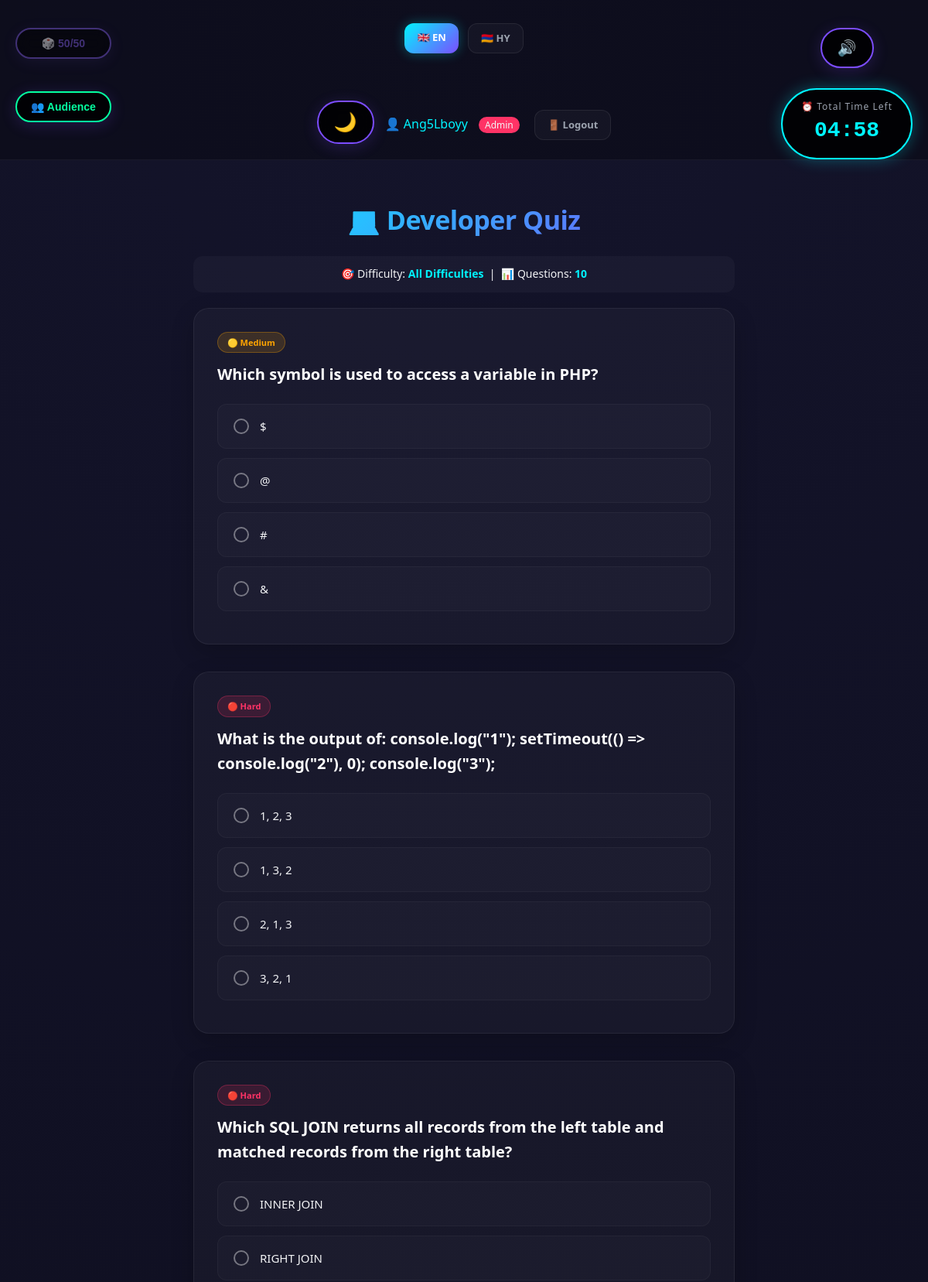
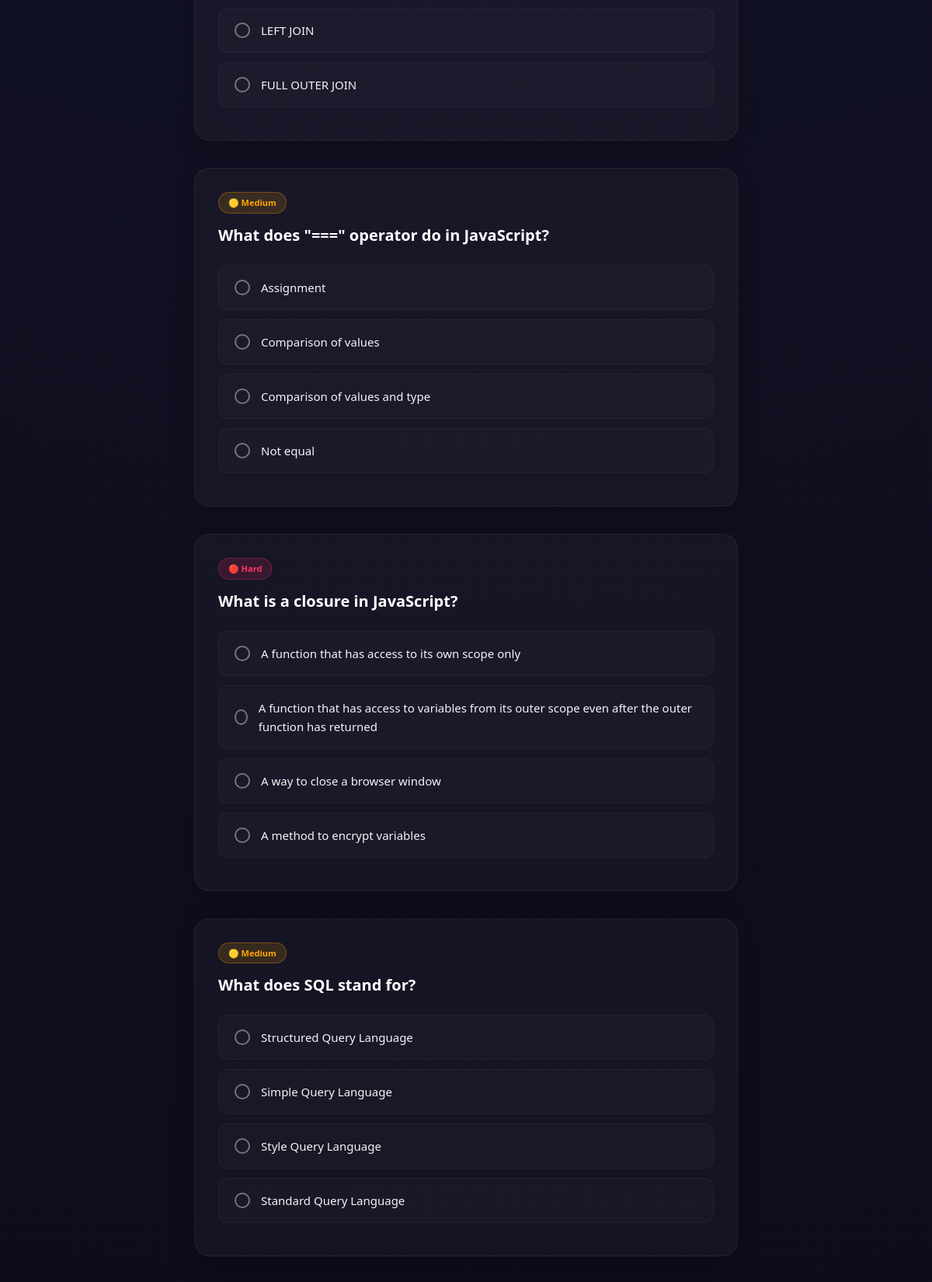
The app's page /game.php (signed in, upper part) with its own data (2 pictures, top to bottom).
### tables this page shows
CREATE TABLE `questions` (
  `id` int(11) NOT NULL,
  `question` text NOT NULL,
  `option_a` varchar(255) NOT NULL,
  `option_b` varchar(255) NOT NULL,
  `option_c` varchar(255) NOT NULL,
  `option_d` varchar(255) NOT NULL,
  `answer` int(11) NOT NULL,
  `explanation` text,
  `difficulty` enum('easy','medium','hard') NOT NULL DEFAULT 'medium'
);

### lang.php (called while the page is built, shortened)
<?php
$lang = "en";
function t($key){
    global $texts, $lang;
    if (isset($texts[$lang][$key])) {
        return $texts[$lang][$key];
    }
    return $key;
}
?>

### game.php (the view, shortened to what this page needs)
<?php
include "header.php";
$selected_difficulty = isset($_SESSION["quiz_difficulty"]) ? $_SESSION["quiz_difficulty"] : "all";
$selected_count = isset($_SESSION["quiz_question_count"]) ? $_SESSION["quiz_question_count"] : 10;
$fifty_fifty_available = 1;
$audience_available = 1;
if($logged_in) {
    $lifeline_query = $conn->query("SELECT fifty_fifty_available, audience_available FROM users WHERE id = {$_SESSION['user_id']}");
    if($lifeline_data = $lifeline_query->fetch_assoc()) {
        $fifty_fifty_available = $lifeline_data['fifty_fifty_available'];
        $audience_available = $lifeline_data['audience_available'];
    }
}
if($selected_difficulty == 'all') {
    $result = $conn->query("SELECT * FROM questions");
} else {
    $stmt = $conn->prepare("SELECT * FROM questions WHERE difficulty = ?");
    $stmt->bind_param("s", $selected_difficulty);
    $stmt->execute();
    $result = $stmt->get_result();
}
$all_questions = [];
while($row = $result->fetch_assoc()){
    $all_questions[] = $row;
}
$total_available = count($all_questions);
if($selected_count == 'all') {
    $selected_count = $total_available;
} else {
    $selected_count = (int)$selected_count;
}
$questions = $all_questions;
shuffle($questions);
$questions = array_slice($questions, 0, $selected_count);
$total_questions = count($questions);
$difficulty_icons = ['easy' => '🟢', 'medium' => '🟡', 'hard' => '🔴'];
    ?>
<div class="lifelines-container">
    <button class="lifeline-btn lifeline-fifty <?php echo ($fifty_fifty_available <= 0) ? 'disabled' : ''; ?>"
            id="fiftyBtn" onclick="useFiftyFifty()" <?php echo ($fifty_fifty_available <= 0) ? 'disabled' : ''; ?>>
        🎲 50/50
    </button>
    <button class="lifeline-btn lifeline-audience <?php echo ($audience_available <= 0) ? 'disabled' : ''; ?>"
            id="audienceBtn" onclick="useAudienceHelp()" <?php echo ($audience_available <= 0) ? 'disabled' : ''; ?>>
        👥 <?php echo t("audience"); ?>
    </button>
</div>
<div class="timer-container">
    <button id="soundToggleBtn" onclick="toggleSound()">🔊</button>
    <div class="timer-box quiz-timer" id="quizTimerBox">
        <div class="timer-label"><?php echo t("total_time_left"); ?></div>
        <div class="timer-value" id="quizTimer">--:--</div>
    </div>
</div>
<div class="game-container">
    <h1 class="game-title">💻 <?php echo t("title"); ?></h1>
    <div class="setup-info">
        🎯 <?php echo t("difficulty"); ?>: <span><?php echo t($selected_difficulty == 'all' ? 'all_difficulties' : $selected_difficulty); ?></span> &nbsp;|&nbsp;
        📊 <?php echo t("questions"); ?>: <span><?php echo $total_questions; ?></span>
    </div>
    <form method="POST" id="quizForm">
        <?php foreach($questions as $index => $q): ?>
            <div class="card" id="card-<?php echo $index; ?>" data-question-index="<?php echo $index; ?>" data-correct-answer="<?php echo $q['answer']; ?>">
                <div class="difficulty-badge difficulty-<?php echo $q['difficulty']; ?>-badge">
                    <?php echo $difficulty_icons[$q['difficulty']]; ?> <?php echo t($q['difficulty']); ?>
                </div>
                <h3><?php echo htmlspecialchars(t($q["question"])); ?></h3>
                <?php for($opt = 1; $opt <= 4; $opt++): ?>
                <label class="option-label option-<?php echo $opt; ?>" data-opt="<?php echo $opt; ?>">
                    <input type="radio" name="q<?php echo $q['id']; ?>" value="<?php echo $opt; ?>" required>
                    <?php echo htmlspecialchars(t($q["option_".chr(96+$opt)])); ?>
                </label>
                <?php endfor; ?>
            </div>
        <?php endforeach; ?>
    </form>
</div>
<?php include "footer.php"; ?>

### style.css (style rules this page uses)
* { margin: 0; padding: 0; box-sizing: border-box; }
body { font-family: 'Segoe UI', Tahoma, Geneva, Verdana, sans-serif; background: radial-gradient(circle at top, #14142b, #080811); color: #f3f4f6; min-height: 100vh; line-height: 1.6; }
h1 { font-size: 38px; font-weight: 800; margin-bottom: 15px; background: linear-gradient(135deg, #00f5ff, #7c4dff); -webkit-background-clip: text; -webkit-text-fill-color: transparent; letter-spacing: -0.5px; }
a.button, button { display: flex; align-items: center; justify-content: center; gap: 10px; width: 90%; margin: 16px auto; padding: 14px; border: none; border-radius: 14px; text-decoration: none; color: #ffffff; font-size: 16px; font-weight: 600; cursor: pointer; transition: all 0.3s cubic-bezier(0.4, 0, 0.2, 1); }
button { background: linear-gradient(135deg, #7c4dff, #00f5ff); box-shadow: 0 4px 20px rgba(124, 77, 255, 0.2); width: 100%; }
.game-container { max-width: 700px; width: 90%; margin: 50px auto; }
.game-title { text-align: center; margin-bottom: 40px; font-size: 34px; font-weight: 800; }
.card { background: rgba(255, 255, 255, 0.03); padding: 30px; margin-bottom: 35px; border-radius: 20px; border: 1px solid rgba(255, 255, 255, 0.06); box-shadow: 0 10px 30px rgba(0, 0, 0, 0.2); transition: border 0.3s; }
.card h3 { margin-bottom: 22px; font-size: 20px; font-weight: 600; color: #ffffff; }
label { display: flex; align-items: center; padding: 16px 20px; margin: 12px 0; border-radius: 12px; background: rgba(255, 255, 255, 0.02); border: 1px solid rgba(255, 255, 255, 0.04); cursor: pointer; font-size: 15px; transition: all 0.2s ease; }
input[type="radio"] { appearance: none; -webkit-appearance: none; width: 20px; height: 20px; border: 2px solid rgba(255, 255, 255, 0.4); border-radius: 50%; margin-right: 14px; outline: none; display: grid; place-content: center; transition: all 0.2s ease; }
input[type="radio"]::before { content: ""; width: 10px; height: 10px; border-radius: 50%; transform: scale(0); transition: 0.2s transform ease-in-out; background: #00f5ff; box-shadow: 0 0 10px #00f5ff; }
input::placeholder { color: rgba(255, 255, 255, 0.4); }
.timer-container { display: flex; flex-direction: column; align-items: flex-end; gap: 10px; }

### records on screen
questions: difficulty "🟡", difficulty "Medium", question "Which symbol is used to access a variable in PHP?", option_a "$", option_b "@", option_c "#", option_d "&"
questions: difficulty "🔴", difficulty "Hard", question "What is the output of: console.log(\"1\"); setTimeout(() => console.log(\"2\"), 0); console.log(\"3\");", option_a "1, 2, 3", option_b "1, 3, 2", option_c "2, 1, 3", option_d "3, 2, 1"
questions: difficulty "🔴", difficulty "Hard", question "Which SQL JOIN returns all records from the left table and matched records from the right table?", option_a "INNER JOIN", option_b "RIGHT JOIN", option_c "LEFT JOIN", option_d "FULL OUTER JOIN"
questions: difficulty "🟡", difficulty "Medium", question "What does \"===\" operator do in JavaScript?", option_a "Assignment", option_b "Comparison of values", option_c "Comparison of values and type", option_d "Not equal"
questions: difficulty "🔴", difficulty "Hard", question "What is a closure in JavaScript?", option_a "A function that has access to its own scope only", option_b "A function that has access to variables from its outer scope even after the outer function has returned", option_c "A way to close a browser window", option_d "A method to encrypt variables"
questions: difficulty "🟡", difficulty "Medium", question "What does SQL stand for?", option_a "Structured Query Language", option_b "Simple Query Language", option_c "Style Query Language", option_d "Standard Query Language"

### other values on screen
$username "Ang5Lboyy"
t("logout") "Logout"
t("audience") "Audience"
t("total_time_left") "⏰ Total Time Left"
t("title") "Developer Quiz"
t("difficulty") "Difficulty"
t("questions") "Questions"
$total_questions "10"
